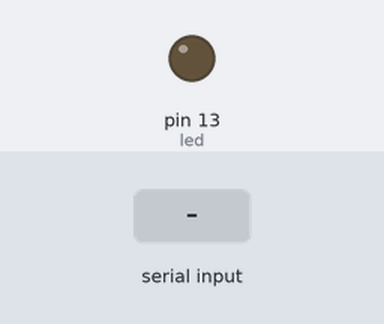
A sketch run on a simulated Arduino Uno, built with avr-gcc and run on an emulated ATmega328P. Parts: output pins drawn as LEDs (lit = HIGH). Dashed ring = blinking. The inputs (shaded band) are chosen by the test bench.

Above: at 1.7 s.
1.8 s: "b" received over the second serial link
At 2.2 s:
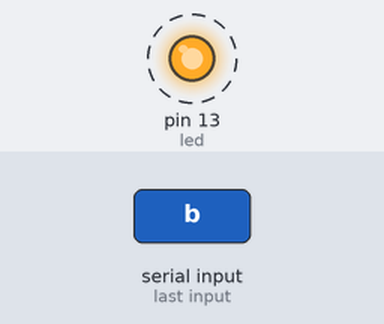
4.8 s: "1" received over the second serial link
At 5.7 s:
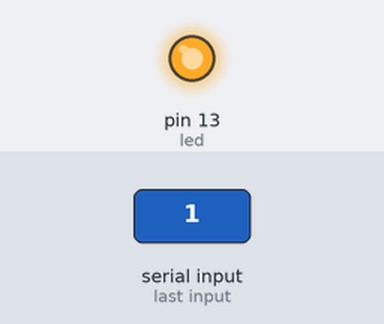
6.3 s: "0" received over the second serial link
At 6.7 s:
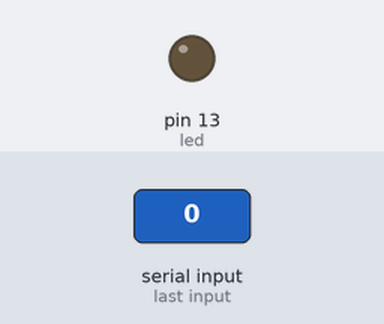
Timing chart, 0 to 9.3 s (numbered marks = the images above; inputs shaded):
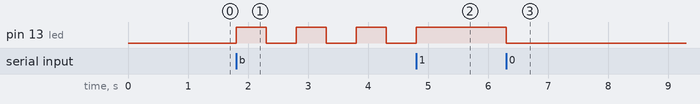

The sketch:

bluetooth_01.ino
```cpp
//http://www.circuitmagic.com/arduino/arduino-and-bluetooth-hc-06-to-control-the-led-with-android-device/
//https://github.com/Sash0k/bluetooth-spp-terminal


#include <SoftwareSerial.h>

int bluetoothTx = 0; // TX-O pin of bluetooth mate, Arduino D2
int bluetoothRx = 1; // RX-I pin of bluetooth mate, Arduino D3

int led = 13;

int buttonPin1 = A1;
int buttonPin2 = A2;
int button1State = 0;
int button2State = 0;

int dataFromBt;

boolean lightBlink = false;

SoftwareSerial bluetooth(bluetoothTx, bluetoothRx);

void setup()
{
	//Serial.begin(115200); // Begin the serial monitor at 9600bps

	bluetooth.begin(115200); // The Bluetooth Mate defaults to 115200bps
	//bluetooth.begin(9600); // The Bluetooth Mate defaults to 115200bps
	bluetooth.print("$"); // Print three times individually
	bluetooth.print("$");
	bluetooth.print("$"); // Enter command mode
	delay(500); // Short delay, wait for the Mate to send back CMD
	bluetooth.println("U,19200,N"); // Temporarily Change the baudrate to 9600, no parity
	// 115200 can be too fast at times for NewSoftSerial to relay the data reliably
	bluetooth.begin(19200); // Start bluetooth serial at 9600
	pinMode(led, OUTPUT);
	pinMode(buttonPin1, INPUT);
	pinMode(buttonPin2, INPUT);
}

void loop()
{

	if(bluetooth.available()) // If the bluetooth sent any characters
	{
		// Send any characters the bluetooth prints to the serial monitor
		//Serial.println(bluetooth.read());

		dataFromBt = bluetooth.read();

		if(dataFromBt == '1'){
			//Serial.println("led on");
			digitalWrite(led, HIGH);
			bluetooth.print("1");
		}
		if(dataFromBt == '0'){
			//Serial.println("led off");
			digitalWrite(led, LOW);
			bluetooth.print("0");
		}
		if(dataFromBt == 'b'){
			//Serial.println("a");
			lightBlink = true;
		}else{
			lightBlink = false;
		}

	}

	if(Serial.available()) // If stuff was typed in the serial monitor
	{
		// Send any characters the Serial monitor prints to the bluetooth
		bluetooth.print((char)Serial.read());
	}

	// and loop forever and ever!
	if(lightBlink)
	{
		digitalWrite(led, HIGH);
		bluetooth.print("1");
		//Serial.println("HIGH");
		delay(500);
		digitalWrite(led, LOW);
		bluetooth.print("0");
		//Serial.println("LOW");
		delay(500);
	}
}
```

Measured:
- after the input at 1.8 s, pin 13 (led): alternates HIGH for 0.50 s and LOW for 0.50 s, starting at once
- after the input at 4.8 s, pin 13 (led): goes on until 4.8 s, then stays HIGH
- after the input at 6.3 s, pin 13 (led): HIGH → LOW at once
